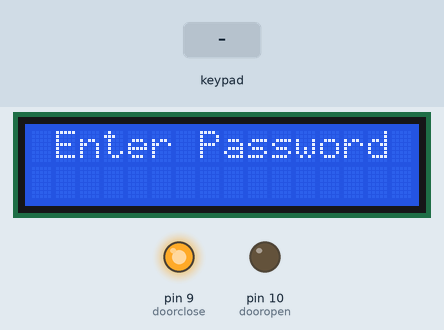
Simulated run of this sketch. Board: Arduino Uno, built with avr-gcc and run on an emulated ATmega328P. Parts: 16×2 character LCD, output pins drawn as LEDs (lit = HIGH). The test bench sets the inputs (shaded band).

Above: at 2.2 s.
2.3 s: keypad keys 1 2 3 4 5 6 # pressed 0.4 s apart
At 5.7 s:
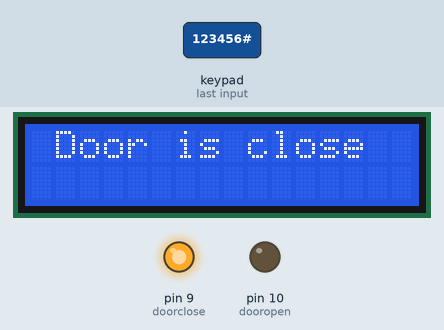
6.6 s: keypad keys 1 3 9 7 2 2 pressed 0.4 s apart
At 9.4 s:
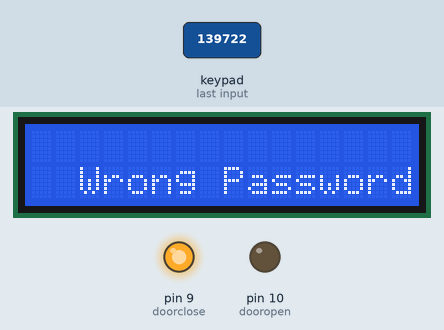
11.1 s: key '1' pressed
At 11.6 s:
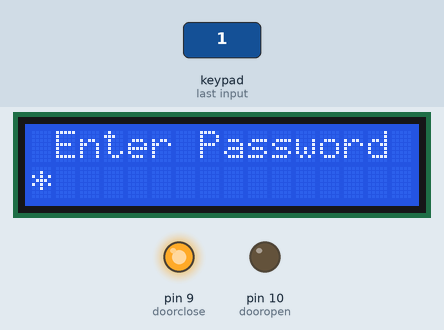
12.6 s: key '2' pressed
At 14.0 s:
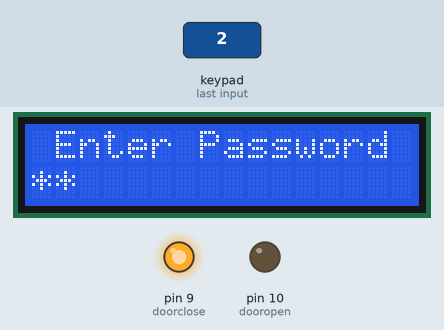
Timing chart, 0 to 15.1 s (numbered marks = the images above; inputs shaded):
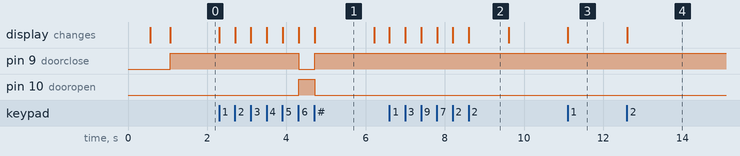

The sketch:

Door_lock_code.ino
```cpp
#include <Keypad.h>
#include <LiquidCrystal.h>

#define dooropen 10
#define doorclose 9


#define Password_Lenght 7 //taille du mot de passe + 1

#define rs A0
#define en A1
#define d4 A2
#define d5 A3
#define d6 A4
#define d7 A5
LiquidCrystal lcd(rs, en, d4, d5, d6, d7);


char Data[Password_Lenght];
char Master[Password_Lenght] = "123456"; //variable t7ot fyh  password
byte data_count = 0, master_count = 0;
bool Pass_is_good;
char customKey; // variable t7ot fyh chnoww ktebt f clavier

const byte ROWS = 4;
const byte COLS = 3;
char keys[ROWS][COLS] = {
  {'1', '2', '3'},
  {'4', '5', '6'},
  {'7', '8', '9'},
  {'*', '0', '#'}
};
bool door = true;

byte rowPins[ROWS] = {2,3,4,5}; //connect ll les ligne mta3 clavier
byte colPins[COLS] = {6,7,8}; //connect ll les colonnes mta3 clavier

Keypad customKeypad( makeKeymap(keys), rowPins, colPins, ROWS, COLS); //inisialisation ll classe ta3 clavier

void setup()
{

  pinMode(dooropen,OUTPUT);
  pinMode(doorclose,OUTPUT);


   lcd.begin(16, 2);
   lcd.setCursor(1,0);
   lcd.print(" Welcome ING1 ");

  delay(500);

   lcd.setCursor(0,1);
   lcd.print(" Arduino Door");


    delay(500);
      digitalWrite(doorclose,HIGH);
      digitalWrite(dooropen,LOW);
      lcd.clear();


}

void loop()
{
  if (door == 0)
  {
    digitalWrite(doorclose,LOW);
      digitalWrite(dooropen,HIGH);
    customKey = customKeypad.getKey();

    if (customKey == '#') // si vous cliker # la port va fermé

    {
      lcd.clear();
      lcd.print(" Door is close");
       digitalWrite(doorclose,HIGH);
      digitalWrite(dooropen,LOW);
      delay(1500);
      door = 1;

    }
  }

  else Open();

}

//fonction hedhy ma3mpila bech tfassa5 m variable data l'mot de passe ba3d me tektebha
void clearData()
{
  while (data_count != 0)
  {
    Data[data_count--] = 0;
  }
  return;
}


void Open()
{
      //lcd.clear();
  lcd.setCursor(0, 0);
  lcd.print(" Enter Password");

  customKey = customKeypad.getKey();
  if (customKey!= NO_KEY) // condition bech t'verify si famma click 3le clavier ou nn
  {
    Data[data_count] = customKey; // enregirement du mot de passe dans le variable data
     // move cursor to show each new char
    lcd.setCursor(data_count, 1);
    lcd.print("*"); // chaque click 3le lclavier bch todhher * f afficheur

    data_count++; // incrementation ll variable data bch y9ayyed chiffre jdyd
  }

  if (data_count == Password_Lenght - 1) // ken wsol taille mta3 l'mot de passe ly tekteb 9ad taille ta3 mot de passe ta3 l'port yabda yaaml f verification te3o
  {
    if (!strcmp(Data, Master)) // ken mot de passe s7y7 beb bch yet7all w yetkteb port ouvert
    {

      lcd.clear();
      lcd.setCursor(0, 0);
      lcd.print("  Door is Open");
      door = 0;
      digitalWrite(doorclose,LOW);
      digitalWrite(dooropen,HIGH);
    }
    else  // ken mot de passe s7y7 beb bch yet7all w yetkteb port ouvert
    {
      lcd.clear();
      lcd.setCursor(0, 1);
      lcd.print("  Wrong Password");
      digitalWrite(doorclose,HIGH);
      digitalWrite(dooropen,LOW);
      delay(1000);
      door = 1;
      lcd.clear();

    }
    clearData();
  }
}
```

Measured:
- after the input at 2.3 s, pin 9 (doorclose): HIGH → LOW after 2.0 s, → HIGH 0.40 s later; pin 10 (dooropen): LOW → HIGH after 2.0 s, → LOW 0.40 s later; the display: first changes at once (image 1 shows a later state)
- after the input at 6.6 s, the display: first changes at once (image 2 shows a later state)
- after the input at 11.1 s, the display: changes at once (image 3)
- after the input at 12.6 s, the display: changes at once (image 4)
- what the display in image 1 shows lasts 1.5 s, from 4.7 s to 6.2 s
- what the display in image 2 shows lasts 1.0 s, from 8.6 s to 9.6 s
